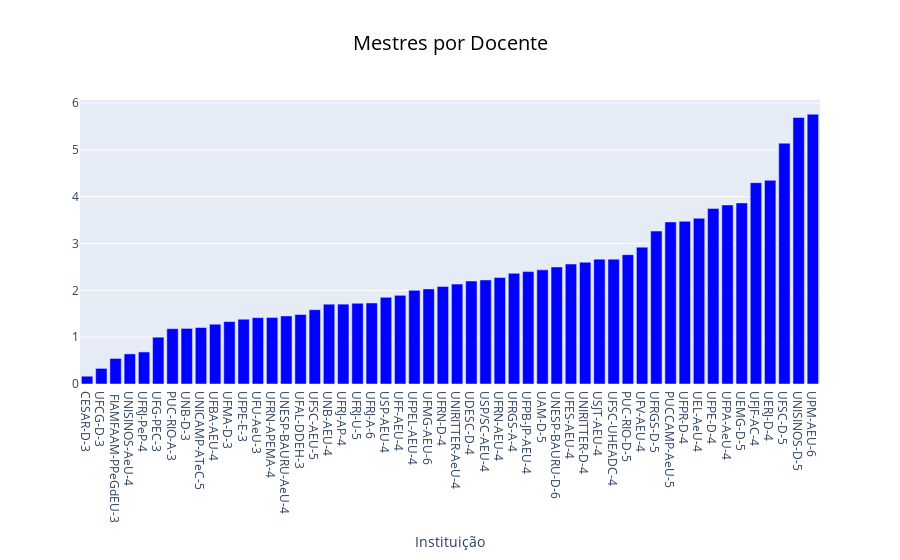

Notebook cell for this chart:
### Code cell
make_chart(mestres_docente, 'Mestres por Docente')

### Figure 1 — Plotly figure (JSON) as saved in the notebook; plotly's stock layout.template omitted (floating-point values rounded to 4 significant figures)
{"data": [{"marker": {"color": "#0000FF"}, "type": "bar", "x": ["CESAR-D-3", "UFCG-D-3", " FIAMFAAM-PPeGdEU-3", "UNISINOS-AeU-4", "UFRJ-PeP-4", "UFG-PEC-3", "PUC-RIO-A-3", "UNB-D-3", "UNICAMP-ATeC-5", "UFBA-AEU-4", "UFMA-D-3", "UFPE-E-3", "UFU-AeU-3", "UFRN-APEMA-4", "UNESP-BAURU-AeU-4", "UFAL-DDEH-3", "UFSC-AEU-5", "UNB-AEU-4", "UFRJ-AP-4", "UFRJ-U-5", "UFRJ-A-6", "USP-AEU-4", "UFF-AEU-4", "UFPEL-AEU-4", "UFMG-AEU-6", "UFRN-D-4", "UNIRITTER-AeU-4", "UDESC-D-4", "USP/SC-AEU-4", "UFRN-AEU-4", "UFRGS-A-4", "UFPB-JP-AEU-4", "UAM-D-5", "UNESP-BAURU-D-6", "UFES-AEU-4", "UNIRITTER-D-4", "USJT-AEU-4", "UFSC-UHEADC-4", "PUC-RIO-D-5", "UFV-AEU-4", "UFRGS-D-5", "PUCCAMP-AeU-5", "UFPR-D-4", "UEL-AeU-4", "UFPE-D-4", "UFPA-AeU-4", "UEMG-D-5", "UFJF-AC-4", "UERJ-D-4", "UFSC-D-5", "UNISINOS-D-5", "UPM-AEU-6"], "y": [0.1667, 0.3333, 0.5455, 0.6429, 0.6842, 1, 1.182, 1.188, 1.206, 1.277, 1.333, 1.385, 1.417, 1.421, 1.455, 1.484, 1.587, 1.705, 1.706, 1.724, 1.731, 1.851, 1.893, 2, 2.031, 2.083, 2.133, 2.2, 2.222, 2.273, 2.364, 2.4, 2.438, 2.5, 2.562, 2.6, 2.667, 2.667, 2.762, 2.923, 3.267, 3.462, 3.474, 3.538, 3.75, 3.824, 3.867, 4.3, 4.35, 5.143, 5.692, 5.762]}], "layout": {"barmode": "stack", "title": {"font": {"color": "#000000", "size": 20}, "text": "Mestres por Docente", "x": 0.5, "xanchor": "center"}, "xaxis": {"title": {"text": "Instituição"}}}}
